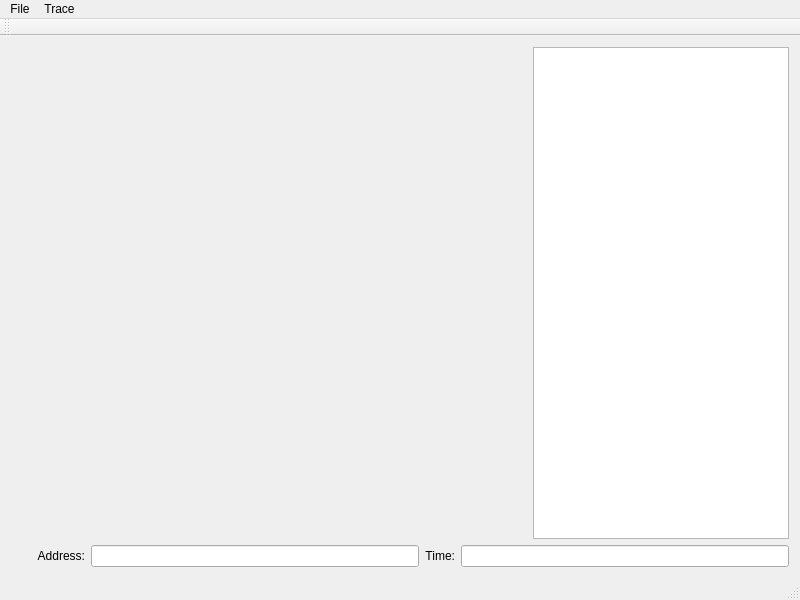
<?xml version="1.0" encoding="UTF-8"?>
<ui version="4.0">
 <class>MainWindow</class>
 <widget class="QMainWindow" name="MainWindow">
  <property name="windowModality">
   <enum>Qt::NonModal</enum>
  </property>
  <property name="geometry">
   <rect>
    <x>0</x>
    <y>0</y>
    <width>800</width>
    <height>600</height>
   </rect>
  </property>
  <property name="windowTitle">
   <string>TraceGraph</string>
  </property>
  <widget class="QWidget" name="centralWidget">
   <property name="sizePolicy">
    <sizepolicy hsizetype="Preferred" vsizetype="Preferred">
     <horstretch>0</horstretch>
     <verstretch>0</verstretch>
    </sizepolicy>
   </property>
   <layout class="QVBoxLayout" name="verticalLayout">
    <item>
     <layout class="QHBoxLayout" name="horizontalLayout" stretch="1,0">
      <property name="sizeConstraint">
       <enum>QLayout::SetDefaultConstraint</enum>
      </property>
      <item>
       <widget class="TMGraphView" name="graph" native="true">
        <property name="sizePolicy">
         <sizepolicy hsizetype="Preferred" vsizetype="Preferred">
          <horstretch>1</horstretch>
          <verstretch>1</verstretch>
         </sizepolicy>
        </property>
       </widget>
      </item>
      <item>
       <widget class="QTextEdit" name="event_display">
        <property name="readOnly">
         <bool>true</bool>
        </property>
       </widget>
      </item>
     </layout>
    </item>
    <item>
     <layout class="QHBoxLayout" name="horizontalLayout_2">
      <item>
       <widget class="QLabel" name="cursor_address">
        <property name="sizePolicy">
         <sizepolicy hsizetype="Preferred" vsizetype="Preferred">
          <horstretch>0</horstretch>
          <verstretch>0</verstretch>
         </sizepolicy>
        </property>
        <property name="text">
         <string/>
        </property>
        <property name="alignment">
         <set>Qt::AlignLeading|Qt::AlignLeft|Qt::AlignVCenter</set>
        </property>
       </widget>
      </item>
      <item>
       <widget class="QLabel" name="cursor_time">
        <property name="text">
         <string/>
        </property>
       </widget>
      </item>
      <item>
       <widget class="QLabel" name="label_3">
        <property name="text">
         <string>Address:</string>
        </property>
        <property name="alignment">
         <set>Qt::AlignRight|Qt::AlignTrailing|Qt::AlignVCenter</set>
        </property>
       </widget>
      </item>
      <item>
       <widget class="QLineEdit" name="graph_address"/>
      </item>
      <item>
       <widget class="QLabel" name="label_4">
        <property name="text">
         <string>Time:</string>
        </property>
        <property name="alignment">
         <set>Qt::AlignRight|Qt::AlignTrailing|Qt::AlignVCenter</set>
        </property>
       </widget>
      </item>
      <item>
       <widget class="QLineEdit" name="graph_time"/>
      </item>
     </layout>
    </item>
   </layout>
  </widget>
  <widget class="QMenuBar" name="menuBar">
   <property name="geometry">
    <rect>
     <x>0</x>
     <y>0</y>
     <width>800</width>
     <height>19</height>
    </rect>
   </property>
   <widget class="QMenu" name="menuFile">
    <property name="title">
     <string>File</string>
    </property>
    <addaction name="actionConnect"/>
    <addaction name="actionSave_Image"/>
    <addaction name="actionQuit"/>
   </widget>
   <widget class="QMenu" name="menuTrace">
    <property name="title">
     <string>Trace</string>
    </property>
    <addaction name="actionMetadata"/>
    <addaction name="actionOverview_zoom"/>
   </widget>
   <addaction name="menuFile"/>
   <addaction name="menuTrace"/>
  </widget>
  <widget class="QToolBar" name="mainToolBar">
   <attribute name="toolBarArea">
    <enum>TopToolBarArea</enum>
   </attribute>
   <attribute name="toolBarBreak">
    <bool>false</bool>
   </attribute>
  </widget>
  <widget class="QStatusBar" name="statusBar"/>
  <action name="actionConnect">
   <property name="text">
    <string>Connect</string>
   </property>
  </action>
  <action name="actionSave_Image">
   <property name="text">
    <string>Save Image</string>
   </property>
  </action>
  <action name="actionQuit">
   <property name="text">
    <string>Quit</string>
   </property>
  </action>
  <action name="actionMetadata">
   <property name="text">
    <string>Metadata</string>
   </property>
  </action>
  <action name="actionOverview_zoom">
   <property name="text">
    <string>Overview zoom</string>
   </property>
  </action>
 </widget>
 <layoutdefault spacing="6" margin="11"/>
 <customwidgets>
  <customwidget>
   <class>TMGraphView</class>
   <extends>QWidget</extends>
   <header>tmgraphview.h</header>
   <container>1</container>
  </customwidget>
 </customwidgets>
 <resources/>
 <connections>
  <connection>
   <sender>actionQuit</sender>
   <signal>triggered()</signal>
   <receiver>MainWindow</receiver>
   <slot>close()</slot>
   <hints>
    <hint type="sourcelabel">
     <x>-1</x>
     <y>-1</y>
    </hint>
    <hint type="destinationlabel">
     <x>199</x>
     <y>149</y>
    </hint>
   </hints>
  </connection>
 </connections>
</ui>
